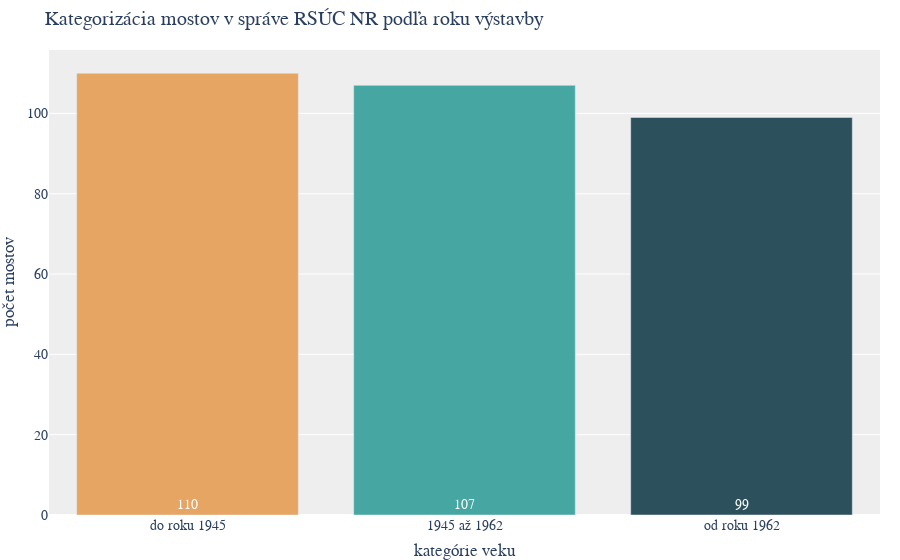

The cell this chart's notebook holds for it:
### Code cell
import pandas as pd
import plotly.graph_objects as go

# Assuming filtered_bridges, bin_counts, and color_palette are defined as in the previous snippet

# Define custom x-axis tick labels
custom_tick_labels = ["do roku 1945", "1945 až 1962", "od roku 1962"]

# Create the histogram with updated x-axis ticks
fig = go.Figure()
fig.add_trace(go.Bar(
    x=custom_tick_labels,  # Use custom labels as x values
    y=bin_counts.values,
    text=bin_counts.values,  # Set text to be the bin counts
    textposition='inside',  # Position the text inside the bars
    # Anchor text to the start (bottom for vertical bars)
    insidetextanchor='start',
    textfont=dict(  # Customize the font of the text
        color='white',  # Set text color to white
        size=14  # Match the font size with the rest of the plot
    ),
    marker_color=color_palette[:len(bin_counts)]  # Apply the color palette
))

# Update the layout
fig.update_layout(
    title="Kategorizácia mostov v správe RSÚC NR podľa roku výstavby",
    xaxis_title="kategórie veku",
    yaxis_title="počet mostov",
    plot_bgcolor='#EEEEEE',
    font=dict(family="Montserrat, sans-serif", size=14),
    bargap=0.2,
    margin=dict(l=0, r=20, t=50, b=30)
)

# Show the plot
fig.show()

### Figure 1 — Plotly figure (JSON) as saved in the notebook; plotly's stock layout.template omitted (floating-point values rounded to 4 significant figures)
{"data": [{"insidetextanchor": "start", "marker": {"color": ["#e7a564", "#46a7a2", "#2d505d", "#8bae7c", "#c25469"]}, "text": [110, 107, 99, 105, 105], "textfont": {"color": "white", "size": 14}, "textposition": "inside", "type": "bar", "x": ["do roku 1945", "1945 až 1962", "od roku 1962"], "y": [110, 107, 99, 105, 105]}], "layout": {"bargap": 0.2, "font": {"family": "Montserrat, sans-serif", "size": 14}, "margin": {"b": 30, "l": 0, "r": 20, "t": 50}, "plot_bgcolor": "#EEEEEE", "title": {"text": "Kategorizácia mostov v správe RSÚC NR podľa roku výstavby"}, "xaxis": {"title": {"text": "kategórie veku"}}, "yaxis": {"title": {"text": "počet mostov"}}}}
